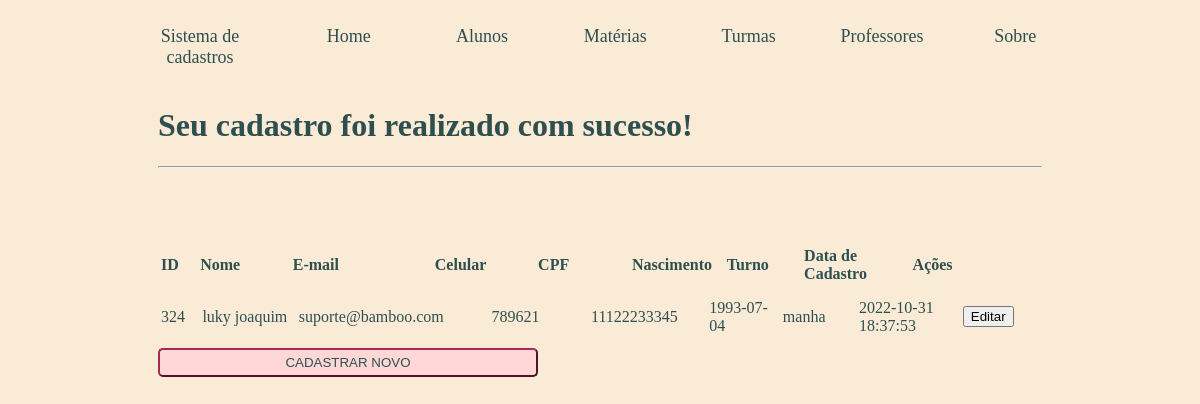
The page /view/professor/cadastrado.php on the database its author committed.
### tables this page shows
CREATE TABLE IF NOT EXISTS `professores` (
  `id` int(11) NOT NULL AUTO_INCREMENT COMMENT 'id do professor',
  `nome` varchar(50) NOT NULL DEFAULT '0' COMMENT 'nome do professor',
  `email` varchar(1024) DEFAULT '0' COMMENT 'e-mail do professor',
  `telefone` varchar(1024) DEFAULT NULL COMMENT 'telefone do professor',
  `cpf` varchar(30) NOT NULL DEFAULT '0' COMMENT 'cpf do professor',
  `data_nasc` date DEFAULT NULL COMMENT 'data de nascimento do professor',
  `turno` varchar(10) NOT NULL DEFAULT '0' COMMENT 'exemplo: manhã, tarde, noite.',
  `data_cad` timestamp NOT NULL DEFAULT CURRENT_TIMESTAMP COMMENT 'data de cadastro do professor',
  `data_exc` timestamp NULL DEFAULT NULL COMMENT 'data de exclusão do cadastro do professor',
  PRIMARY KEY (`id`)
);

### model/connect.php (called while the page is built, shortened)
<?php
    Class Connect {
        function conectar($dados_conexao)
        {
            $conexao = mysqli_connect($dados_conexao['hostname'], $dados_conexao['user'], $dados_conexao['password'], $dados_conexao['database']);
            if (!$conexao) {
                die(trigger_error('Não foi possível conectar ao banco de dados'));
                return false;
            } else {
                $conectar = mysqli_select_db($conexao, $dados_conexao['database']);
                if (!$conectar) {
                    die(trigger_error('Não foi possível conectar ao banco de dados'));
                    return false;
                } else {
                    $conectou = array(
                        '0' => $conexao,
                        '1' => $conectar
                    );
                }
            }
            return $conectou;
        }
    }
?>

### model/db_professores.php (called while the page is built, shortened)
<?php
    require_once 'connect.php';
    Class Db_professores extends Connect {
        public function professor()
        {
            $connect = $this->conectar($this->dados_conexao('professores'));
            $buscar = mysqli_query($connect[0], 'SELECT * FROM professores WHERE id = (SELECT MAX(id) FROM professores)');
            if ($buscar) {
                $pegar = $buscar->fetch_assoc();
            } else {
                echo 'Erro ao executar a busca!';
            }
            return $pegar;
        }
    }
?>

### controller/professor.php (the view, shortened to what this page needs)
<?php
    require_once __DIR__ . '/../model/db_professores.php';
    function ultimo_professor()
    {
        $conn = new Db_professores;
        $selecionar = $conn->professor('professores');
        return $selecionar;
    }
    function ultimo_cad_prof($dados)
    {
        echo "<tr id='result_tbody'>
                <td width='50px'>".$dados['id']."</td>
                <td width='130px'>".$dados['nome']."</td>
                <td width='230px'>".$dados['email']."</td>
                <td width='140px'>".$dados['telefone']."</td>
                <td width='140px'>".$dados['cpf']."</td>
                <td width='100px'>".$dados['data_nasc']."</td>
                <td width='100px'>".$dados['turno']."</td>
                <td width='140px'>".$dados['data_cad']."</td>
                <td width='100px'><a href='editar.php'><input type='button' value='Editar'></a></td>
            </tr>";
    }

### assets/style.css (style rules this page uses)
html { font-family:Cambria, Cochin, Georgia, Times, 'Times New Roman', serif; background-color:antiquewhite; color:darkslategray; margin-left: 150px; margin-right: 150px; line-height: 1,5px; font-weight: 400; font-size: 16px; }
a { text-decoration: none; color: darkslategray; }

### rows shown on the page
professores: id "324", nome "luky joaquim", email "suporte@bamboo.com", telefone "789621", cpf "11122233345", data_nasc "1993-07-04", turno "manha", data_cad "2022-10-31 18:37:53"
